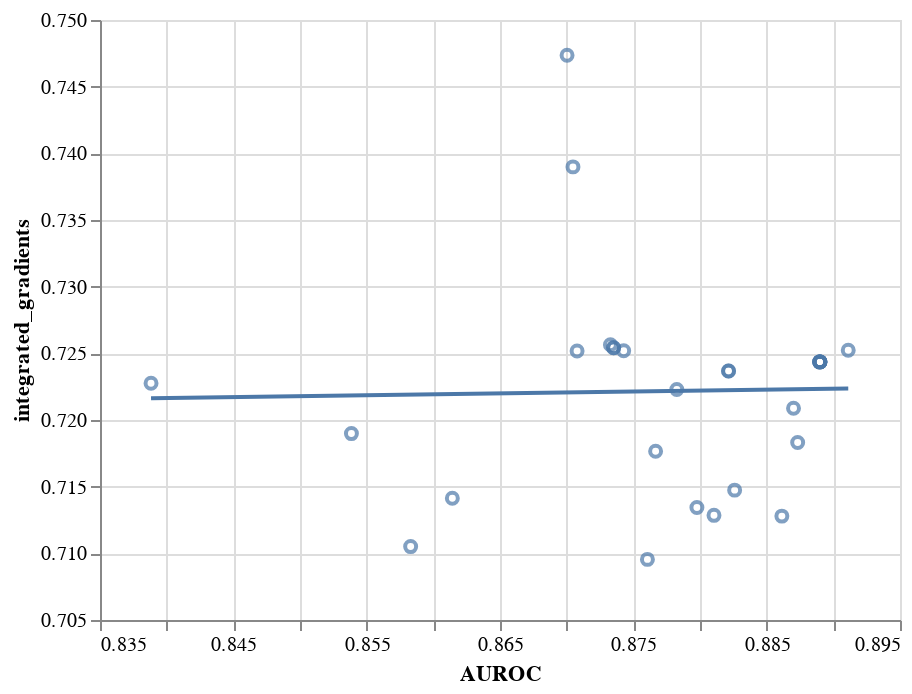

Notebook code cell kept with this figure:
### Code cell
x = "AUROC"
y = "integrated_gradients"

chart = alt.Chart(metrics).mark_point().encode(
    x=alt.X(x, scale=alt.Scale(zero=False)),
    y=alt.Y(y, scale=alt.Scale(zero=False))
)

chart = chart + chart.transform_regression(x, y).mark_line()
#chart.show()
chart

### Figure 1 — Vega-Lite specification as saved in the notebook (floating-point values rounded to 4 significant figures)
{"config": {"view": {"continuousWidth": 400, "continuousHeight": 300}}, "layer": [{"mark": "point", "encoding": {"x": {"type": "quantitative", "field": "AUROC", "scale": {"zero": false}}, "y": {"type": "quantitative", "field": "integrated_gradients", "scale": {"zero": false}}}}, {"mark": "line", "encoding": {"x": {"type": "quantitative", "field": "AUROC", "scale": {"zero": false}}, "y": {"type": "quantitative", "field": "integrated_gradients", "scale": {"zero": false}}}, "transform": [{"on": "AUROC", "regression": "integrated_gradients"}]}], "data": {"name": "data-d08ed4f97e13f80b723f3fa211e258b1"}, "$schema": "https://vega.github.io/schema/vega-lite/v4.8.1.json", "datasets": {"data-d08ed4f97e13f80b723f3fa211e258b1": [{"AUROC": 0.8735, "saliency": 0.6632, "saliency-absolute": 0.4404, "integrated_gradients": 0.7254, "loss": 0.4606}, {"AUROC": 0.8767, "saliency": 0.6292, "saliency-absolute": 0.4137, "integrated_gradients": 0.7176, "loss": 0.4811}, {"AUROC": 0.8388, "saliency": 0.6995, "saliency-absolute": 0.4173, "integrated_gradients": 0.7228, "loss": 0.6229}, {"AUROC": 0.8821, "saliency": 0.6526, "saliency-absolute": 0.4101, "integrated_gradients": 0.7237, "loss": 0.4867}, {"AUROC": 0.8743, "saliency": 0.673, "saliency-absolute": 0.4407, "integrated_gradients": 0.7252, "loss": 0.4569}, {"AUROC": 0.889, "saliency": 0.6675, "saliency-absolute": 0.4226, "integrated_gradients": 0.7244, "loss": 0.4283}, {"AUROC": 0.889, "saliency": 0.6675, "saliency-absolute": 0.4226, "integrated_gradients": 0.7244, "loss": 0.4283}, {"AUROC": 0.889, "saliency": 0.6675, "saliency-absolute": 0.4226, "integrated_gradients": 0.7244, "loss": 0.4283}, {"AUROC": 0.889, "saliency": 0.6675, "saliency-absolute": 0.4226, "integrated_gradients": 0.7244, "loss": 0.4283}, {"AUROC": 0.8761, "saliency": 0.6358, "saliency-absolute": 0.4041, "integrated_gradients": 0.7095, "loss": 0.4468}, {"AUROC": 0.887, "saliency": 0.6556, "saliency-absolute": 0.4132, "integrated_gradients": 0.7209, "loss": 0.4273}, {"AUROC": 0.8583, "saliency": 0.6434, "saliency-absolute": 0.439, "integrated_gradients": 0.7105, "loss": 0.5019}, {"AUROC": 0.8821, "saliency": 0.6526, "saliency-absolute": 0.4101, "integrated_gradients": 0.7237, "loss": 0.4867}, {"AUROC": 0.8911, "saliency": 0.6657, "saliency-absolute": 0.421, "integrated_gradients": 0.7252, "loss": 0.4217}, {"AUROC": 0.8861, "saliency": 0.6402, "saliency-absolute": 0.4124, "integrated_gradients": 0.7128, "loss": 0.427}, {"AUROC": 0.8798, "saliency": 0.6554, "saliency-absolute": 0.4145, "integrated_gradients": 0.7134, "loss": 0.4611}, {"AUROC": 0.889, "saliency": 0.6675, "saliency-absolute": 0.4226, "integrated_gradients": 0.7244, "loss": 0.4283}, {"AUROC": 0.889, "saliency": 0.6675, "saliency-absolute": 0.4226, "integrated_gradients": 0.7244, "loss": 0.4283}, {"AUROC": 0.889, "saliency": 0.6675, "saliency-absolute": 0.4226, "integrated_gradients": 0.7244, "loss": 0.4283}, {"AUROC": 0.8705, "saliency": 0.6913, "saliency-absolute": 0.4223, "integrated_gradients": 0.739, "loss": 0.4996}, {"AUROC": 0.8783, "saliency": 0.6584, "saliency-absolute": 0.4347, "integrated_gradients": 0.7223, "loss": 0.4486}, {"AUROC": 0.8826, "saliency": 0.6299, "saliency-absolute": 0.4208, "integrated_gradients": 0.7147, "loss": 0.4363}, {"AUROC": 0.8733, "saliency": 0.6544, "saliency-absolute": 0.4305, "integrated_gradients": 0.7256, "loss": 0.4577}, {"AUROC": 0.8539, "saliency": 0.6558, "saliency-absolute": 0.42, "integrated_gradients": 0.719, "loss": 0.4849}, {"AUROC": 0.8708, "saliency": 0.6745, "saliency-absolute": 0.4284, "integrated_gradients": 0.7252, "loss": 0.5708}, {"AUROC": 0.881, "saliency": 0.608, "saliency-absolute": 0.4049, "integrated_gradients": 0.7128, "loss": 0.4464}, {"AUROC": 0.8614, "saliency": 0.6445, "saliency-absolute": 0.4061, "integrated_gradients": 0.7141, "loss": 0.4689}, {"AUROC": 0.8873, "saliency": 0.6511, "saliency-absolute": 0.4082, "integrated_gradients": 0.7183, "loss": 0.4244}, {"AUROC": 0.87, "saliency": 0.6992, "saliency-absolute": 0.454, "integrated_gradients": 0.7474, "loss": 0.4601}, {"AUROC": 0.8735, "saliency": 0.6632, "saliency-absolute": 0.4404, "integrated_gradients": 0.7254, "loss": 0.4606}]}}
